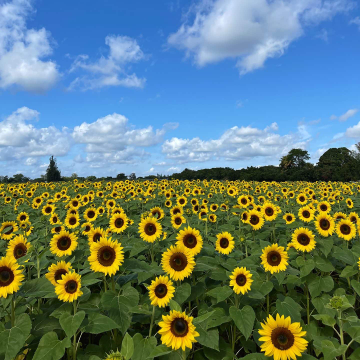
#> input picture Fitting and Alignment/images/the_berry_farms_sunflower_field.jpeg, 360 x 360 px, found by its file name
$ python blob_detection.py
#> lines starting #> are read from the running program, lines starting #| are printed output that depends on the picture; after the words box and inside, x2 and y2 are one past the last pixel; in counts of white or black regions, pixels touching at a corner belong together
import cv2
import numpy as np
import matplotlib.pyplot as plt
from scipy.ndimage import gaussian_laplace, maximum_filter

# Read the image
f = cv2.imread(r"images\\the_berry_farms_sunflower_field.jpeg", cv2.IMREAD_REDUCED_COLOR_4)  # Read image in reduced color
#> f is the input picture: shape (360, 360, 3); mean B, G, R 119.1, 125.3, 100.4
assert f is not None, "Image not found."

# Convert to grayscale and normalize
gray = cv2.cvtColor(f, cv2.COLOR_BGR2GRAY).astype(np.float32) / 255.0
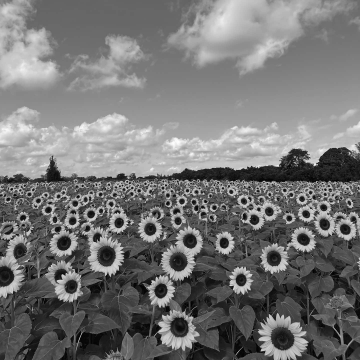
#> gray: shape (360, 360) float32; min 0.00392, max 0.992, mean 0.459


sigma_values = range(180,210,3) # sigma values
colors = colors = ['red','green','blue','yellow','purple','orange','cyan','magenta','lime','pink']  # Assign a unique color for each sigma

# Parameters
threshold = 0.1
neighborhood_size = 10


def LoG(s):
    hw = round(3*s)                  # For gaussian to be spreaded fully over kernel
    X, Y = np.meshgrid(np.arange(-hw, hw + 1, 1), np.arange(-hw, hw + 1, 1))
    log = ((X**2 + Y**2)/(2*s**2) - 1) * np.exp(-(X**2 + Y**2)/(2*s**2)) / (np.pi * s**4)
    return log * s**2


# Prepare the plot
fig, ax = plt.subplots()
rgb_image = cv2.cvtColor(f, cv2.COLOR_BGR2RGB)
ax.imshow(rgb_image)

# Iterate over each sigma and plot corresponding circles
for sigma, color in zip(sigma_values, colors):
    log_image = cv2.filter2D(gray, -1, LoG(s=sigma))

    # Detect local maxima
    local_max = maximum_filter(log_image, size=neighborhood_size) == log_image
    blobs = (log_image > threshold) & local_max

    # Get coordinates of blobs
    y, x = np.nonzero(blobs)
    r = np.sqrt(2) * sigma

    # Plot circles for current sigma
    for y_i, x_i in zip(y, x):
        circle = plt.Circle((x_i, y_i), r, color=color, linewidth=2, fill=False, alpha=1)
        ax.add_patch(circle)
#> this loop made 10 passes
#> (y, x) on passes 1 to 7: ([354], [358]), ([359], [359]), ([359], [359]), ([359], [359]), ([359], [359]), ([359], [351]), ([359, 359], [346, 359])
#> pass 1, `log_image = cv2.filter2D(gray, -1, LoG(s=sigma))`:
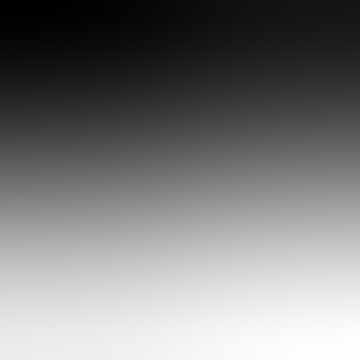
#> log_image: shape (360, 360) float32; min -0.152, max 0.109, mean -0.0242; drawn with min black and max white
#> pass 1, `local_max = maximum_filter(log_image, size=neighborhood_size) == log_i..`:
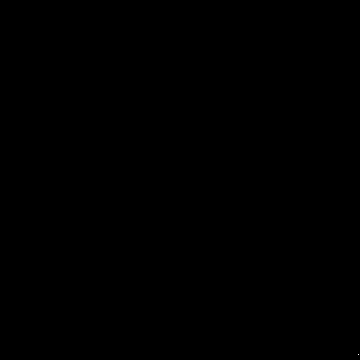
#> local_max: shape (360, 360) bool; 0% white in thin lines or dots, all inside (x1, y1, x2, y2) = (358, 354, 359, 355)
#> after the loop: blobs: shape (360, 360) bool; every value is 0

# Optional: Create a legend
from matplotlib.lines import Line2D
legend_elements = [Line2D([0], [0], color=colors[i], lw=2, label=f'Sigma {sigma_values[i]}') for i in range(len(sigma_values))]
ax.legend(handles=legend_elements, loc='upper right')

# Finalize the plot
ax.set_axis_off()
plt.show()
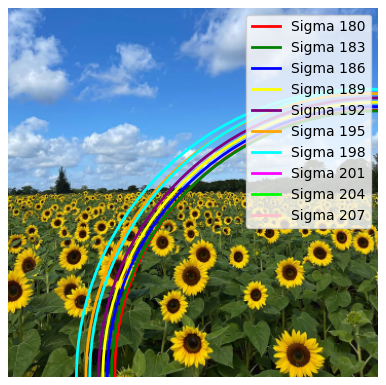
#> figure drawn by matplotlib, 1 panel

$ run again, with Fitting and Alignment/images/005.jpg copied over Fitting and Alignment/images/the_berry_farms_sunflower_field.jpeg
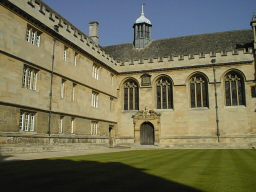
#> input picture Fitting and Alignment/images/005.jpg, 256 x 192 px, found by its file name
#> f is the input picture: shape (192, 256, 3); mean B, G, R 84.4, 109.4, 111.6
#> `gray = cv2.cvtColor(f, cv2.COLOR_BGR2GRAY).astype(np.float32) / 255.0`:
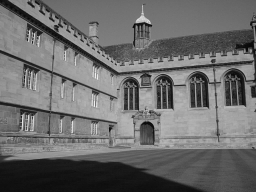
#> gray: shape (192, 256) float32; min 0.0314, max 0.953, mean 0.421
#> after the loop `for sigma, color in zip(sigma_values, colors):`:
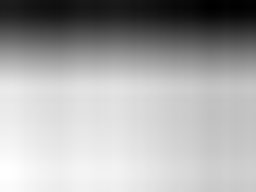
#> log_image: shape (192, 256) float32; min -0.0264, max -0.0201, mean -0.0222; drawn with min black and max white

$ run again, with Fitting and Alignment/images/006.jpg copied over Fitting and Alignment/images/the_berry_farms_sunflower_field.jpeg
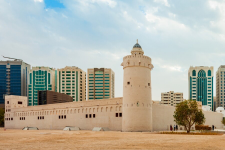
#> input picture Fitting and Alignment/images/006.jpg, 225 x 150 px, found by its file name
#> f is the input picture: shape (150, 225, 3); mean B, G, R 162.1, 175.3, 178
#> `gray = cv2.cvtColor(f, cv2.COLOR_BGR2GRAY).astype(np.float32) / 255.0`:
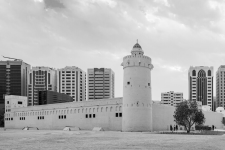
#> gray: shape (150, 225) float32; min 0.00784, max 0.992, mean 0.685
#> after the loop `for sigma, color in zip(sigma_values, colors):`:
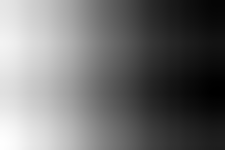
#> log_image: shape (150, 225) float32; min -0.0408, max -0.0301, mean -0.0361; drawn with min black and max white

$ run again, with Fitting and Alignment/images/007.jpg copied over Fitting and Alignment/images/the_berry_farms_sunflower_field.jpeg
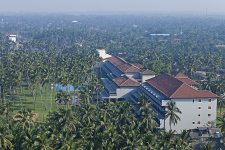
#> input picture Fitting and Alignment/images/007.jpg, 225 x 150 px, found by its file name
#> f is the input picture: shape (150, 225, 3); mean B, G, R 120.9, 113.2, 98.6
#> `gray = cv2.cvtColor(f, cv2.COLOR_BGR2GRAY).astype(np.float32) / 255.0`:
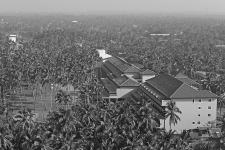
#> gray: shape (150, 225) float32; min 0.0627, max 0.961, mean 0.43
#> after the loop `for sigma, color in zip(sigma_values, colors):`:
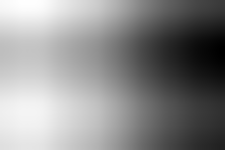
#> log_image: shape (150, 225) float32; min -0.0258, max -0.0201, mean -0.0226; drawn with min black and max white
